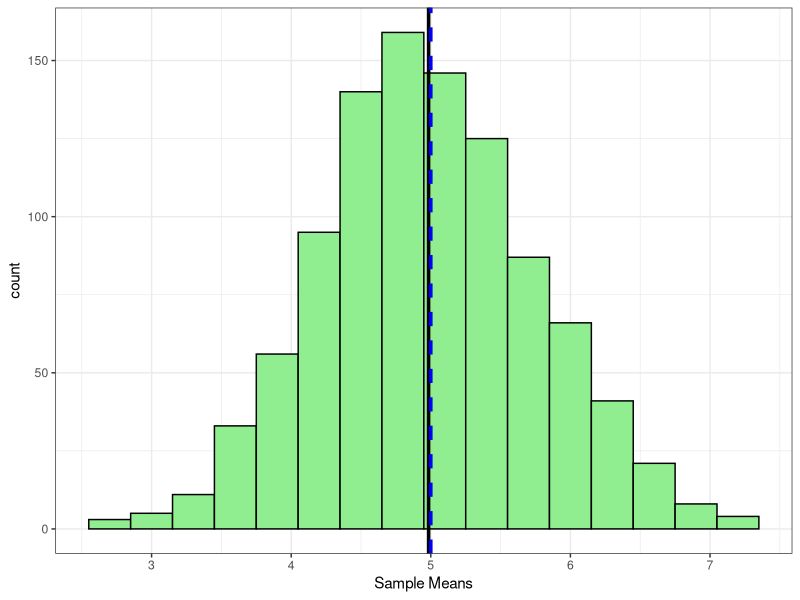
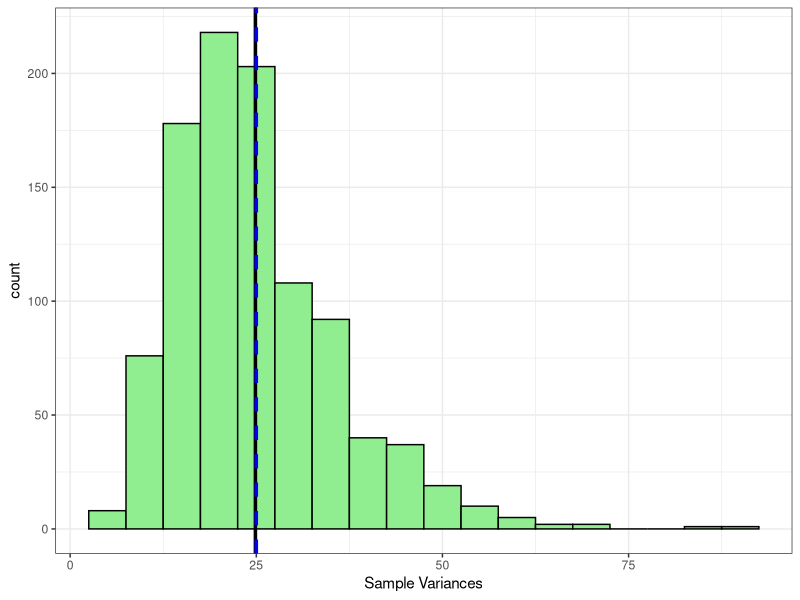
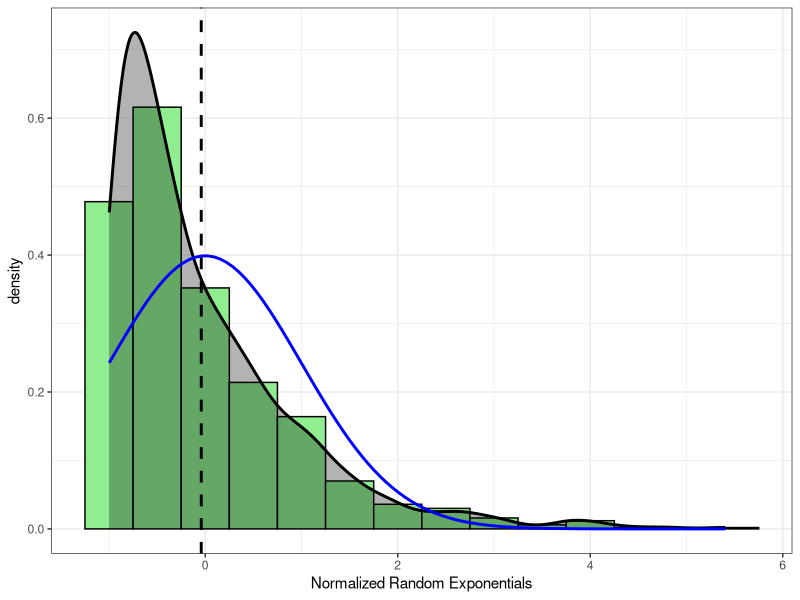
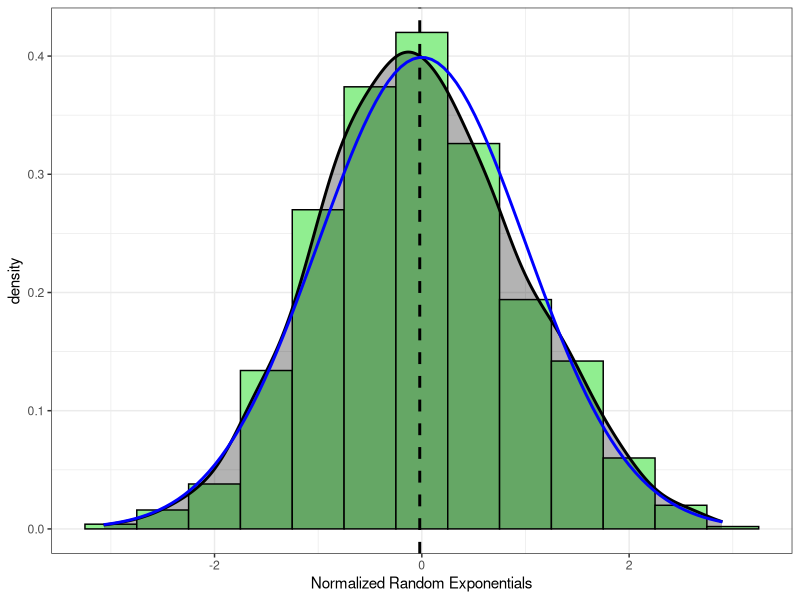

R code for these plots, in order:
## ---- chunk 1
library(ggplot2)
## ---- chunk 2
nosim <- 1000
sim.func <- function(x, n) sqrt(n) * (mean(x) - 5) / 5

m <- matrix(rexp(40 * nosim, 0.2), nosim)

sim.df <- data.frame(clt = apply(m, 1, sim.func, 40), sm = apply(m, 1, mean), sv = apply(m, 1, var))

## ---- chunk 3
ggplot(sim.df, aes(x=sm)) +
    geom_histogram(binwidth=0.3, color="black", fill="light green") +
    geom_vline(xintercept=mean(sim.df$sm), size=1.2, color="black") +
    geom_vline(xintercept=5, linetype="dashed", size=1.2, color="blue") +
    xlab("Sample Means") +
    theme_bw() 
## ---- chunk 4
ggplot(sim.df, aes(x=sv)) + 
    geom_histogram(binwidth=5, colour = "black", fill="light green") +
    geom_vline(xintercept=mean(sim.df$sv), color="black", size=1.2) +
    geom_vline(xintercept=25, color="blue", linetype="dashed", size=1.2) +
    xlab("Sample Variances") +
    theme_bw()
## ---- chunk 5
exp.dist <- rexp(1000, 0.2)

exp.df <- data.frame(x = exp.dist, clt = (exp.dist - 5) / 5)
## ---- chunk 6

ggplot(exp.df, aes(x = clt)) + 
    geom_histogram(binwidth=0.5, color="black", fill="light green", aes(y = ..density..)) +
    geom_density(size=1, alpha=0.3, fill="black") +
    geom_vline(xintercept=mean(exp.df$clt), size=1, color="black", linetype="dashed") +
    stat_function(fun = dnorm, size = 1, color="blue") + 
    xlab("Normalized Random Exponentials") +
    theme_bw()
## ---- chunk 7
ggplot(sim.df, aes(x = clt)) +
    geom_histogram(binwidth=0.5, color="black", fill="light green", aes(y = ..density..)) +
    geom_density(size=1, alpha=0.3, fill="black") + 
    geom_vline(xintercept=mean(sim.df$clt), size=1, color="black", linetype="dashed") +
    stat_function(fun=dnorm, size=1, color="blue") +
    xlab("Normalized Random Exponentials") +
    theme_bw()
